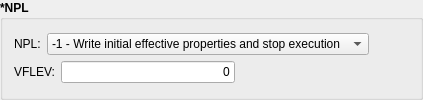
           <widget class="QGroupBox" name="npl_gb">
            <property name="font">
             <font>
              <weight>75</weight>
              <bold>true</bold>
             </font>
            </property>
            <property name="title">
             <string>*NPL</string>
            </property>
            <layout class="QVBoxLayout" name="verticalLayout_26">
             <item>
              <layout class="QVBoxLayout" name="verticalLayout">
               <item>
                <layout class="QHBoxLayout" name="horizontalLayout">
                 <item>
                  <widget class="QLabel" name="npl_label">
                   <property name="font">
                    <font>
                     <weight>50</weight>
                     <bold>false</bold>
                    </font>
                   </property>
                   <property name="text">
                    <string>NPL:</string>
                   </property>
                  </widget>
                 </item>
                 <item>
                  <widget class="QComboBox" name="npl_cb">
                   <property name="font">
                    <font>
                     <weight>50</weight>
                     <bold>false</bold>
                    </font>
                   </property>
                   <property name="toolTip">
                    <string>Adjust NASMAT print level</string>
                   </property>
                   <item>
                    <property name="text">
                     <string>-1 - Write initial effective properties and stop execution</string>
                    </property>
                   </item>
                   <item>
                    <property name="text">
                     <string> 1 - Add incremental output</string>
                    </property>
                   </item>
                   <item>
                    <property name="text">
                     <string> 2 - Add iteration convergence data</string>
                    </property>
                   </item>
                   <item>
                    <property name="text">
                     <string> 3 - Add detailed RUC output data (*.vol, *.fam)</string>
                    </property>
                   </item>
                   <item>
                    <property name="text">
                     <string> 4 - Add detailed failure output data (*.dam)</string>
                    </property>
                   </item>
                  </widget>
                 </item>
                 <item>
                  <spacer name="horizontalSpacer_14">
                   <property name="orientation">
                    <enum>Qt::Horizontal</enum>
                   </property>
                   <property name="sizeHint" stdset="0">
                    <size>
                     <width>40</width>
                     <height>20</height>
                    </size>
                   </property>
                  </spacer>
                 </item>
                </layout>
               </item>
               <item>
                <layout class="QHBoxLayout" name="horizontalLayout_2">
                 <item>
                  <widget class="QLabel" name="vflev_label">
                   <property name="font">
                    <font>
                     <weight>50</weight>
                     <bold>false</bold>
                    </font>
                   </property>
                   <property name="text">
                    <string>VFLEV:</string>
                   </property>
                  </widget>
                 </item>
                 <item>
                  <widget class="QLineEdit" name="vflev_text">
                   <property name="font">
                    <font>
                     <weight>50</weight>
                     <bold>false</bold>
                    </font>
                   </property>
                   <property name="toolTip">
                    <string>Set maximum level for VF printing</string>
                   </property>
                   <property name="text">
                    <string>0</string>
                   </property>
                   <property name="alignment">
                    <set>Qt::AlignRight|Qt::AlignTrailing|Qt::AlignVCenter</set>
                   </property>
                  </widget>
                 </item>
                 <item>
                  <spacer name="horizontalSpacer_15">
                   <property name="orientation">
                    <enum>Qt::Horizontal</enum>
                   </property>
                   <property name="sizeHint" stdset="0">
                    <size>
                     <width>40</width>
                     <height>20</height>
                    </size>
                   </property>
                  </spacer>
                 </item>
                </layout>
               </item>
              </layout>
             </item>
            </layout>
           </widget>
